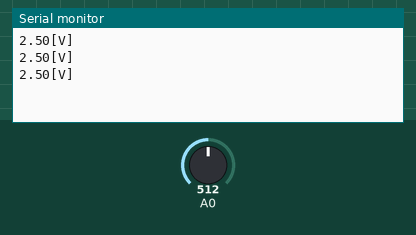
This sketch was run on a simulated Arduino Uno, built with avr-gcc and run on an emulated ATmega328P. On the bench: the last lines printed to the serial monitor. The test bench sets the inputs (shaded band); at power-on: A0 = 512.

Above: at 1.3 s.
1.4 s: A0 set to 716
At 1.9 s:
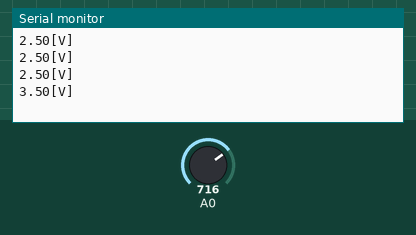
2.9 s: A0 set to 900
At 3.4 s:
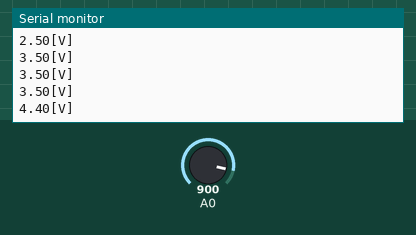
Timing chart, 0 to 5.9 s (numbered marks = the images above; inputs shaded):
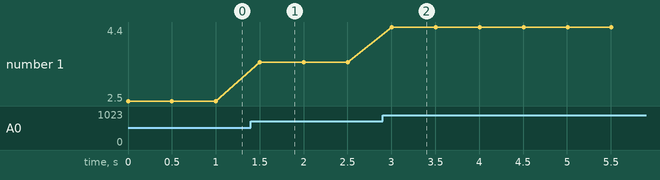

Measured:
- after the input at 1.4 s, the serial monitor: prints a new line after 0.10 s (image 1)
- after the input at 2.9 s, the serial monitor: prints a new line after 0.10 s (image 2)
- plotted number 1: 2.5 → 3.5 after the input at 1.4 s, 3.5 → 4.4 after the input at 2.9 s

The sketch:

analog-input.ino
```cpp
void setup()
{
  Serial.begin(115200);
}

void loop()
{
  uint16_t value = analogRead(A0); // 0 ... 1023

  float voltage = value * 5.0/1023.0;
  Serial.print(voltage);
  //Serial.println(value);
  Serial.println("[V]");

  delay(500);
}
```
